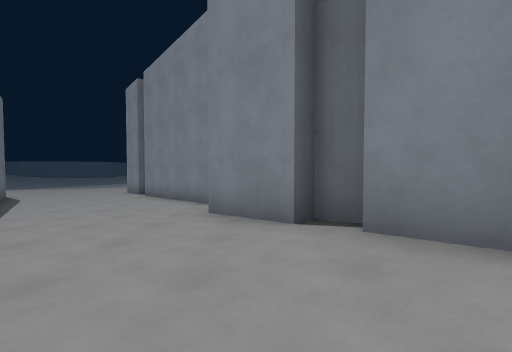
view 1 (above)

20 first-person views from a walk through a 3-D level made in the Godot game engine. The camera is 1.2 m above the floor, tilts 2° down and sees 90° across. The floor is counted in squares, 2 m on a side. Each view is taken from the middle of a square. On the plan, view 1 faces up. The plan holds only what a view shows up to about 9 squares ahead; the rest is blank. The place goes on beyond the plan. Surface patterns are stand-ins for the level's own textures.

view 2
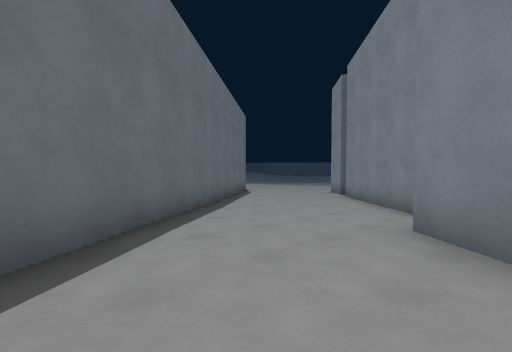

view 3
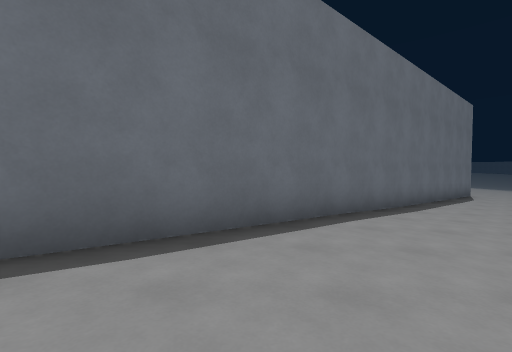

view 4
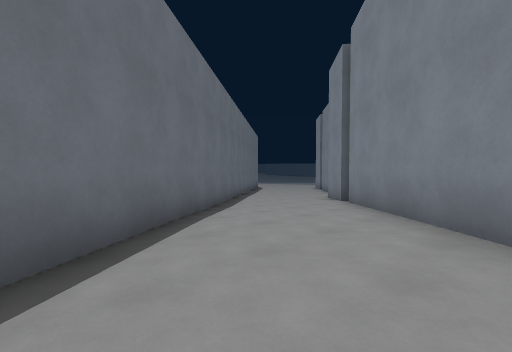

view 5
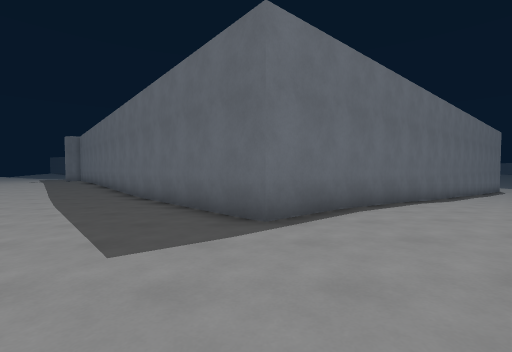

view 6
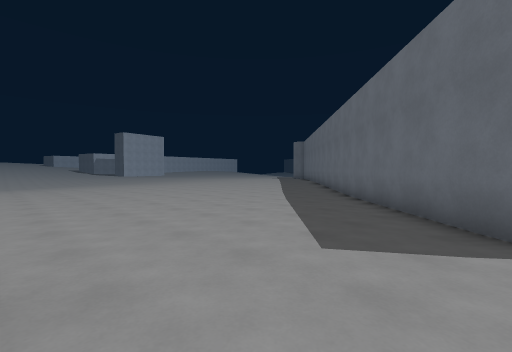

view 7
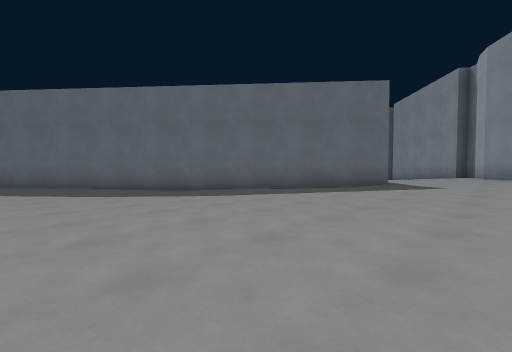

view 8
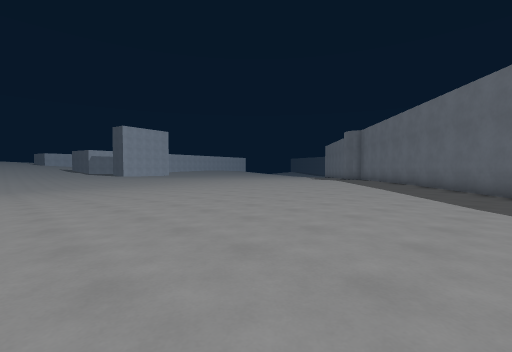

view 9
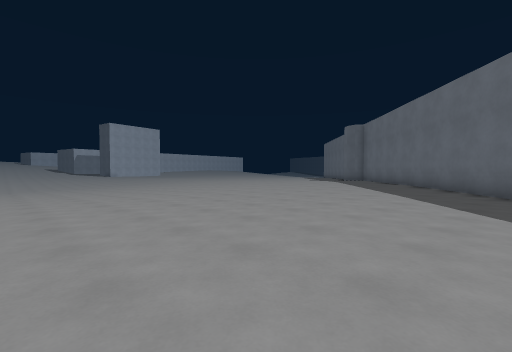

view 10
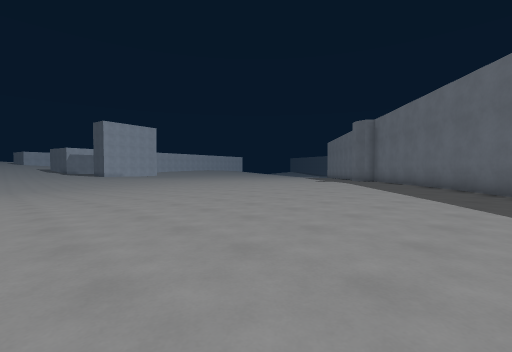

view 11
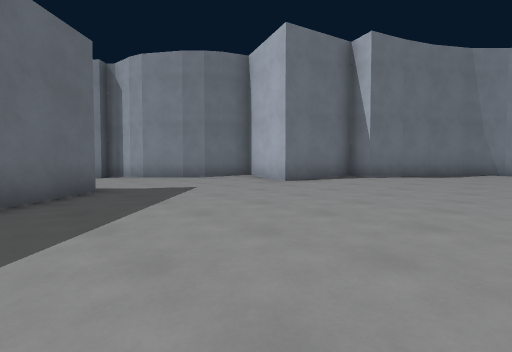

view 12
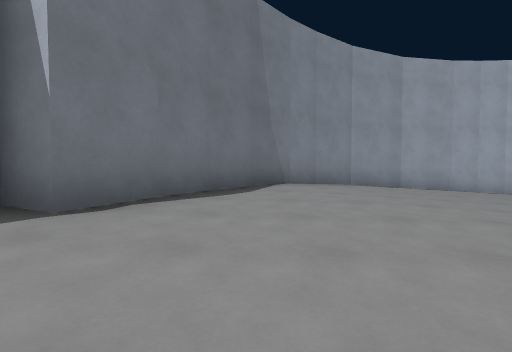

view 13
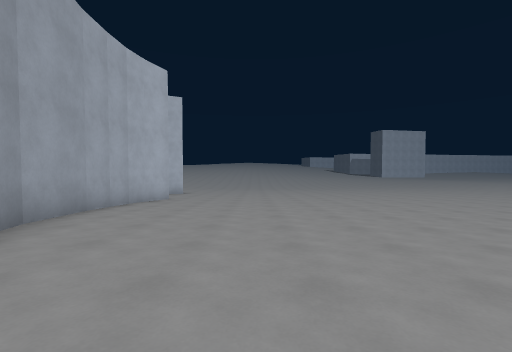

view 14
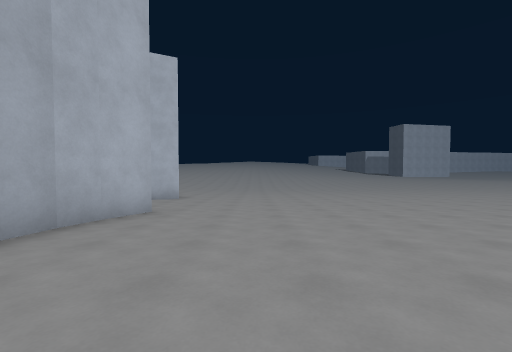

view 15
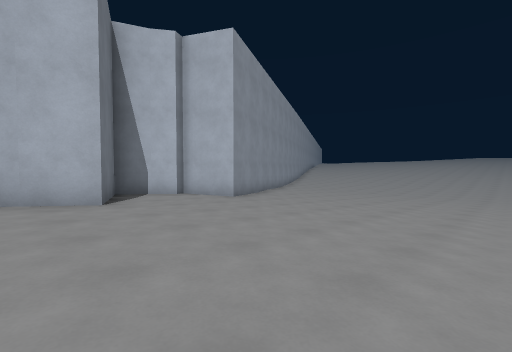

view 16
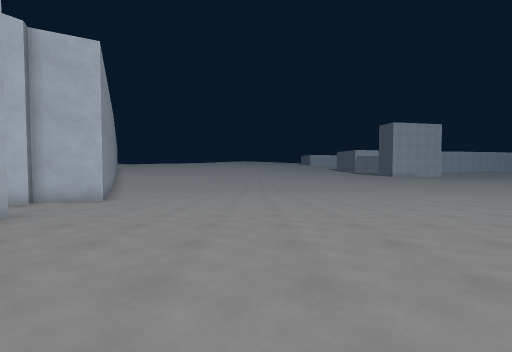

view 17
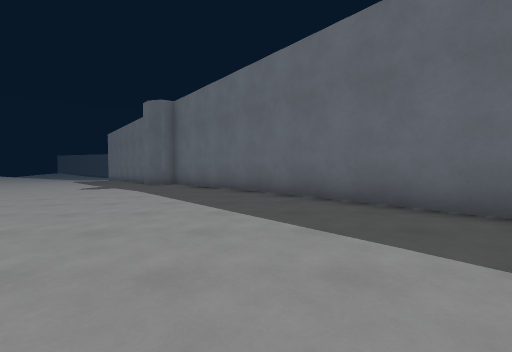

view 18
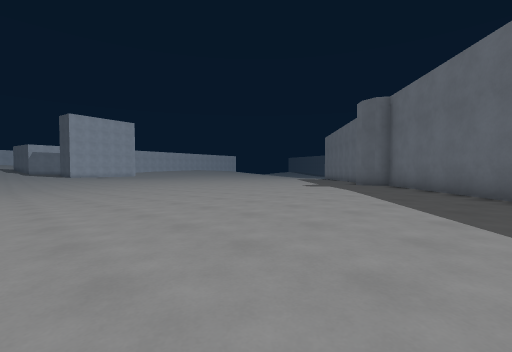

view 19
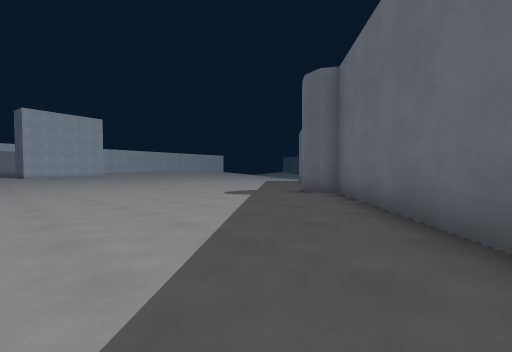

view 20
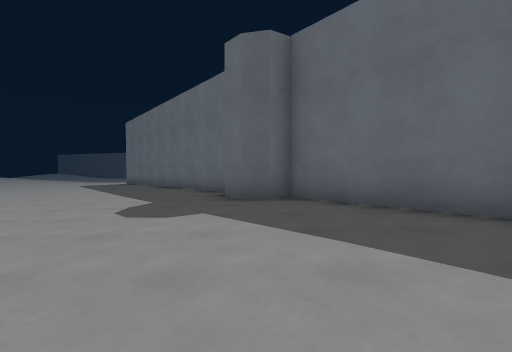

### Floor plan
Key: @ floor where view 1 was taken; # wall or solid block; . main floor; : floor 0.25 m higher than the main floor; - floor 0.25 m lower than the main floor; + floor 0.5 m higher than the main floor; _ floor 0.5 m lower than the main floor; * floor 0.75 m higher than the main floor; < floor 0.75 m lower than the main floor; % floor 1 m higher than the main floor; ( floor 1 m lower than the main floor; / step, stairs or slope.
Columns run from 15 left of view 1 to 18 right of it. Each row starts with its distance up from view 1.
  9        (((((##
  8        #(((((##
  7        #((<<<<#
  6        ##<<<<<#
  5         ##<<__##
  4          ##____##
  3           ##___-##
  2            ##--/.#
  1             #--/.##
  0             ##.@/:##
 -1              ##.//+##
 -2               ##://+##
 -3                ##+//*#
 -4                 ##++*##
 -5                  #+++*##
 -6                  ##++**#
 -7                 ##+++**#
 -8               ###+++++*###
 -9              ##::++++++/%##
-10             ##.:::+++++***###
-11            ##..:::++++++***%##
-12           ##...:::+++++++***%#
-13          ##...::::+++++ ++*//##
-14        ###..:::::::::++  ////+#
-15       ##...:::::::::::: ++++++##
-16      ##.....:..:::::::::::+++++#
-17     ##...........:::::::::::///#
-18    ##...................:://///#
-19   ##...........................#
-20   #...........................-#
-21 #----........------------------##
-22 _-----------------------------__##
-23 ___----------____________________#
-24 _____-----____ _________________##
-25 ____  ________ ________________##
-26 ___   ________   <<<<<<<<<<<<<<<#

Positions as (right, up) in squares from view 1, and headings:
1: (0, 0), facing up
2: (0, 1), facing up-left
3: (1, 1), facing left
4: (4, -4), facing up-left
5: (7, -6), facing left
6: (7, -6), facing down-left
7: (6, -14), facing up-left
8: (5, -12), facing down-left
9: (3, -13), facing down-left
10: (2, -14), facing down-left
11: (2, -12), facing up-right
12: (7, -11), facing right
13: (12, -12), facing down
14: (13, -16), facing down
15: (10, -20), facing down-right
16: (11, -17), facing down
17: (-2, -16), facing left
18: (-2, -16), facing down-left
19: (-6, -16), facing down-left
20: (-7, -20), facing left
